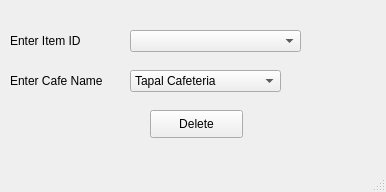
<?xml version="1.0" encoding="UTF-8"?>
<ui version="4.0">
 <class>MainWindow</class>
 <widget class="QMainWindow" name="MainWindow">
  <property name="geometry">
   <rect>
    <x>0</x>
    <y>0</y>
    <width>386</width>
    <height>192</height>
   </rect>
  </property>
  <property name="windowTitle">
   <string>MainWindow</string>
  </property>
  <widget class="QWidget" name="centralwidget">
   <widget class="QLabel" name="label">
    <property name="geometry">
     <rect>
      <x>10</x>
      <y>10</y>
      <width>91</width>
      <height>61</height>
     </rect>
    </property>
    <property name="text">
     <string>Enter Item ID</string>
    </property>
   </widget>
   <widget class="QPushButton" name="DeleteItem">
    <property name="geometry">
     <rect>
      <x>150</x>
      <y>110</y>
      <width>93</width>
      <height>28</height>
     </rect>
    </property>
    <property name="text">
     <string>Delete</string>
    </property>
   </widget>
   <widget class="QLabel" name="label_2">
    <property name="geometry">
     <rect>
      <x>10</x>
      <y>50</y>
      <width>101</width>
      <height>61</height>
     </rect>
    </property>
    <property name="text">
     <string>Enter Cafe Name</string>
    </property>
   </widget>
   <widget class="QComboBox" name="CafeName">
    <property name="geometry">
     <rect>
      <x>130</x>
      <y>70</y>
      <width>151</width>
      <height>22</height>
     </rect>
    </property>
    <item>
     <property name="text">
      <string>Tapal Cafeteria</string>
     </property>
    </item>
    <item>
     <property name="text">
      <string>Cafe2Go</string>
     </property>
    </item>
   </widget>
   <widget class="QComboBox" name="ItemID">
    <property name="geometry">
     <rect>
      <x>130</x>
      <y>30</y>
      <width>171</width>
      <height>22</height>
     </rect>
    </property>
   </widget>
  </widget>
  <widget class="QMenuBar" name="menubar">
   <property name="geometry">
    <rect>
     <x>0</x>
     <y>0</y>
     <width>386</width>
     <height>26</height>
    </rect>
   </property>
  </widget>
  <widget class="QStatusBar" name="statusbar"/>
 </widget>
 <resources/>
 <connections/>
</ui>
